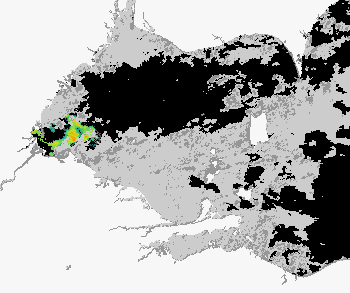
#> input picture data/rawTif/0703.tif, 350 x 293 px; its folder holds 2 pictures in this run
$ python testImage.py
#> lines starting #> are read from the running program, lines starting #| are printed output that depends on the picture; long printed decimals are rounded
"""
This is used to test if K-Means partition is suitable for dataset.
"""
import cv2
import glob
from PIL import Image
import numpy as np
import matplotlib.pyplot as plt
from skimage.filters import threshold_otsu

pathList = glob.glob('./data/rawTif/*.tif')
imgList = map(cv2.imread, pathList)

count = 0
compareGroup = []
for img in imgList:
    imgState = cv2.cvtColor(img, cv2.COLOR_BGR2RGB)
    imgReshaped = imgState.reshape(-1, 3)
    imgReshaped = np.float32(imgReshaped)

    criteria = (cv2.TERM_CRITERIA_EPS + cv2.TERM_CRITERIA_MAX_ITER, 10, 1.0)
    attempts = 10
    for K in range(2, 5):
        # Do kmeans. Label is the class for every point on image
        ret, label, center = cv2.kmeans(imgReshaped, K, None, criteria, attempts, cv2.KMEANS_PP_CENTERS)
        center = np.uint8(center)
        res = center[label.flatten()].reshape(img.shape)
        # use K = 3 to compare results from two image
        if K == 3:
            compareGroup.append(label.flatten())
        savePath = './data/segResult/{}_{}-Means.jpg'.format(pathList[count][15:-4], str(K))
        cv2.imwrite(savePath, res)
    count += 1
#> this loop made 2 passes
#> pass 1, `cv2.imwrite(savePath, res)`:
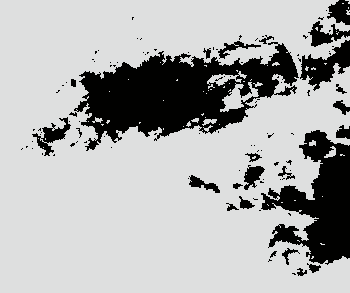
#> saved as 0703_2-Means.jpg: shape (293, 350, 3); mean B, G, R 174.3, 174.6, 173.8
#> pass 1, `cv2.imwrite(savePath, res)`:
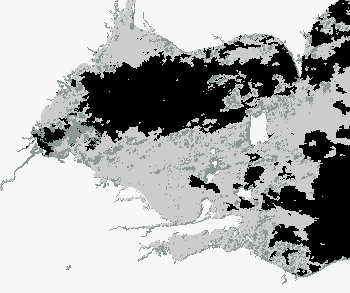
#> saved as 0703_4-Means.jpg: shape (293, 350, 3); mean B, G, R 174.7, 175.1, 174.4
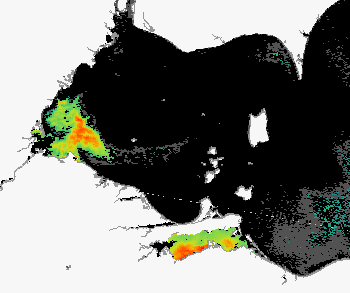
#> input picture data/rawTif/0704.tif, 350 x 293 px
#> after the loop, compareGroup = 2 items; count = 2

label0 = compareGroup[0]
label1 = compareGroup[1]
diffPixel = 0
for i in range(len(label0)):
    if (label1[i] == 0 and label0[i] != 2) or (label1[i] != 0 and label0[i] == 2):
        diffPixel += 1
#> after the loop, diffPixel = 214
print('different ratio: ', diffPixel/len(label0))
#| different ratio:  0.002087
print('absolute pixels: ', diffPixel)
#| absolute pixels:  214
